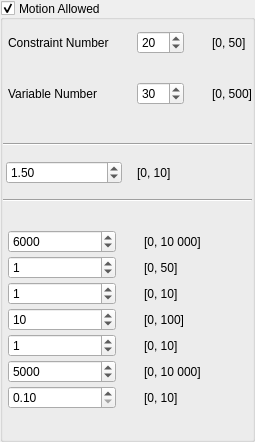
              <widget class="QGroupBox" name="HexapodLinMotionAllowed_Z">
               <property name="title">
                <string>Motion Allowed</string>
               </property>
               <property name="alignment">
                <set>Qt::AlignLeading|Qt::AlignLeft|Qt::AlignVCenter</set>
               </property>
               <property name="flat">
                <bool>false</bool>
               </property>
               <property name="checkable">
                <bool>true</bool>
               </property>
               <layout class="QVBoxLayout" name="verticalLayout_32">
                <property name="spacing">
                 <number>28</number>
                </property>
                <property name="leftMargin">
                 <number>0</number>
                </property>
                <property name="rightMargin">
                 <number>0</number>
                </property>
                <property name="bottomMargin">
                 <number>30</number>
                </property>
                <item>
                 <layout class="QGridLayout" name="gridLayout_20">
                  <property name="leftMargin">
                   <number>5</number>
                  </property>
                  <item row="0" column="3">
                   <widget class="QLabel" name="label_112">
                    <property name="text">
                     <string>[0, 50]</string>
                    </property>
                   </widget>
                  </item>
                  <item row="1" column="0">
                   <widget class="QLabel" name="NHexapodZ">
                    <property name="toolTip">
                     <string>N_Hexapod_Z</string>
                    </property>
                    <property name="text">
                     <string>Variable Number</string>
                    </property>
                   </widget>
                  </item>
                  <item row="1" column="1" colspan="2">
                   <widget class="QSpinBox" name="N_Hexapod_Z">
                    <property name="maximum">
                     <number>500</number>
                    </property>
                    <property name="value">
                     <number>30</number>
                    </property>
                   </widget>
                  </item>
                  <item row="1" column="3">
                   <widget class="QLabel" name="label_113">
                    <property name="text">
                     <string>[0, 500]</string>
                    </property>
                   </widget>
                  </item>
                  <item row="0" column="0">
                   <widget class="QLabel" name="NcHexapodZ">
                    <property name="toolTip">
                     <string>Nc_Hexapod_Z</string>
                    </property>
                    <property name="text">
                     <string>Constraint Number</string>
                    </property>
                   </widget>
                  </item>
                  <item row="0" column="1" colspan="2">
                   <widget class="QSpinBox" name="Nc_Hexapod_Z">
                    <property name="maximum">
                     <number>50</number>
                    </property>
                    <property name="value">
                     <number>20</number>
                    </property>
                   </widget>
                  </item>
                 </layout>
                </item>
                <item>
                 <layout class="QVBoxLayout" name="verticalLayout_15">
                  <property name="spacing">
                   <number>15</number>
                  </property>
                  <property name="topMargin">
                   <number>10</number>
                  </property>
                  <item>
                   <widget class="Line" name="line_26">
                    <property name="orientation">
                     <enum>Qt::Horizontal</enum>
                    </property>
                   </widget>
                  </item>
                  <item>
                   <layout class="QHBoxLayout" name="horizontalLayout_9">
                    <property name="leftMargin">
                     <number>3</number>
                    </property>
                    <item>
                     <widget class="QDoubleSpinBox" name="T_Hexapod_Lin_Z">
                      <property name="minimum">
                       <double>0.000000000000000</double>
                      </property>
                      <property name="maximum">
                       <double>10.000000000000000</double>
                      </property>
                      <property name="value">
                       <double>1.500000000000000</double>
                      </property>
                     </widget>
                    </item>
                    <item>
                     <widget class="QLabel" name="label_114">
                      <property name="text">
                       <string>[0, 10]</string>
                      </property>
                     </widget>
                    </item>
                   </layout>
                  </item>
                  <item>
                   <widget class="Line" name="line_13">
                    <property name="orientation">
                     <enum>Qt::Horizontal</enum>
                    </property>
                   </widget>
                  </item>
                 </layout>
                </item>
                <item>
                 <layout class="QGridLayout" name="gridLayout_23">
                  <property name="leftMargin">
                   <number>5</number>
                  </property>
                  <property name="bottomMargin">
                   <number>0</number>
                  </property>
                  <property name="verticalSpacing">
                   <number>3</number>
                  </property>
                  <item row="0" column="0">
                   <widget class="QSpinBox" name="Q_Hexapod_p_Z">
                    <property name="maximum">
                     <number>10000</number>
                    </property>
                    <property name="value">
                     <number>6000</number>
                    </property>
                   </widget>
                  </item>
                  <item row="0" column="1">
                   <widget class="QLabel" name="label_118">
                    <property name="text">
                     <string>[0, 10 000]</string>
                    </property>
                   </widget>
                  </item>
                  <item row="1" column="0">
                   <widget class="QSpinBox" name="Q_Hexapod_v_Z">
                    <property name="maximum">
                     <number>50</number>
                    </property>
                    <property name="value">
                     <number>1</number>
                    </property>
                   </widget>
                  </item>
                  <item row="1" column="1">
                   <widget class="QLabel" name="label_126">
                    <property name="text">
                     <string>[0, 50]</string>
                    </property>
                   </widget>
                  </item>
                  <item row="2" column="0">
                   <widget class="QSpinBox" name="Q_Hexapod_u_Z">
                    <property name="maximum">
                     <number>10</number>
                    </property>
                    <property name="value">
                     <number>1</number>
                    </property>
                   </widget>
                  </item>
                  <item row="2" column="1">
                   <widget class="QLabel" name="label_127">
                    <property name="text">
                     <string>[0, 10]</string>
                    </property>
                   </widget>
                  </item>
                  <item row="3" column="0">
                   <widget class="QSpinBox" name="Q_Hexapod_u_input_Z">
                    <property name="minimum">
                     <number>0</number>
                    </property>
                    <property name="maximum">
                     <number>50</number>
                    </property>
                    <property name="value">
                     <number>10</number>
                    </property>
                   </widget>
                  </item>
                  <item row="3" column="1">
                   <widget class="QLabel" name="label_128">
                    <property name="text">
                     <string>[0, 100]</string>
                    </property>
                   </widget>
                  </item>
                  <item row="4" column="0">
                   <widget class="QSpinBox" name="Q_Hexapod_jk_input_Z">
                    <property name="maximum">
                     <number>10</number>
                    </property>
                    <property name="value">
                     <number>1</number>
                    </property>
                   </widget>
                  </item>
                  <item row="4" column="1">
                   <widget class="QLabel" name="label_129">
                    <property name="text">
                     <string>[0, 10]</string>
                    </property>
                   </widget>
                  </item>
                  <item row="5" column="0">
                   <widget class="QSpinBox" name="Q_Hexapod_u_output_Z">
                    <property name="minimum">
                     <number>0</number>
                    </property>
                    <property name="maximum">
                     <number>10000</number>
                    </property>
                    <property name="value">
                     <number>5000</number>
                    </property>
                   </widget>
                  </item>
                  <item row="5" column="1">
                   <widget class="QLabel" name="label_130">
                    <property name="text">
                     <string>[0, 10 000]</string>
                    </property>
                   </widget>
                  </item>
                  <item row="6" column="0">
                   <widget class="QDoubleSpinBox" name="Q_Hexapod_jk_output_Z">
                    <property name="minimum">
                     <double>0.100000000000000</double>
                    </property>
                    <property name="maximum">
                     <double>100000.000000000000000</double>
                    </property>
                    <property name="value">
                     <double>0.100000000000000</double>
                    </property>
                   </widget>
                  </item>
                  <item row="6" column="1">
                   <widget class="QLabel" name="label_131">
                    <property name="text">
                     <string>[0, 10]</string>
                    </property>
                   </widget>
                  </item>
                 </layout>
                </item>
               </layout>
              </widget>
